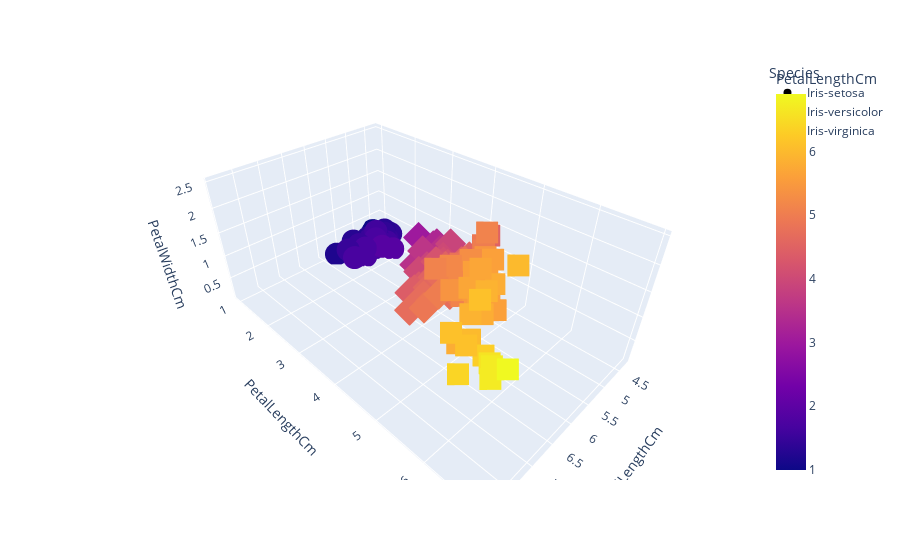

The cell this chart's notebook holds for it:
### Markdown cell above
## 3d Scatter

### Code cell
import plotly.express as px
import numpy as np
fig = px.scatter_3d(iris, 
                   x='SepalLengthCm',
                   y='PetalLengthCm',
                   z='PetalWidthCm',
                   #color='Species' # Statische
                    color='PetalLengthCm', # => range
                    symbol='Species'
                   
                   )
fig.show()

### Figure 1 — Plotly figure (JSON) as saved in the notebook; plotly's stock layout.template omitted (floating-point values rounded to 4 significant figures)
{"data": [{"hoverlabel": {"namelength": 0}, "hovertemplate": "Species=Iris-setosa<br>SepalLengthCm=%{x}<br>PetalLengthCm=%{marker.color}<br>PetalWidthCm=%{z}", "legendgroup": "Iris-setosa", "marker": {"color": [1.4, 1.3, 1.5, 1.4, 1.7, 1.4, 1.5, 1.4, 1.5, 1.5, 1.6, 1.4, 1.1, 1.2, 1.5, 1.3, 1.4, 1.7, 1.5, 1.7, 1.5, 1, 1.7, 1.9, 1.6, 1.6, 1.5, 1.4, 1.6, 1.6, 1.5, 1.5, 1.4, 1.5, 1.2, 1.3, 1.5, 1.3, 1.5, 1.3, 1.3, 1.3, 1.6, 1.9, 1.4, 1.6, 1.4, 1.5, 1.4], "coloraxis": "coloraxis", "symbol": "circle"}, "mode": "markers", "name": "Iris-setosa", "scene": "scene", "showlegend": true, "type": "scatter3d", "x": [4.9, 4.7, 4.6, 5, 5.4, 4.6, 5, 4.4, 4.9, 5.4, 4.8, 4.8, 4.3, 5.8, 5.7, 5.4, 5.1, 5.7, 5.1, 5.4, 5.1, 4.6, 5.1, 4.8, 5, 5, 5.2, 5.2, 4.7, 4.8, 5.4, 5.2, 5.5, 4.9, 5, 5.5, 4.9, 4.4, 5.1, 5, 4.5, 4.4, 5, 5.1, 4.8, 5.1, 4.6, 5.3, 5], "y": [1.4, 1.3, 1.5, 1.4, 1.7, 1.4, 1.5, 1.4, 1.5, 1.5, 1.6, 1.4, 1.1, 1.2, 1.5, 1.3, 1.4, 1.7, 1.5, 1.7, 1.5, 1, 1.7, 1.9, 1.6, 1.6, 1.5, 1.4, 1.6, 1.6, 1.5, 1.5, 1.4, 1.5, 1.2, 1.3, 1.5, 1.3, 1.5, 1.3, 1.3, 1.3, 1.6, 1.9, 1.4, 1.6, 1.4, 1.5, 1.4], "z": [0.2, 0.2, 0.2, 0.2, 0.4, 0.3, 0.2, 0.2, 0.1, 0.2, 0.2, 0.1, 0.1, 0.2, 0.4, 0.4, 0.3, 0.3, 0.3, 0.2, 0.4, 0.2, 0.5, 0.2, 0.2, 0.4, 0.2, 0.2, 0.2, 0.2, 0.4, 0.1, 0.2, 0.1, 0.2, 0.2, 0.1, 0.2, 0.2, 0.3, 0.3, 0.2, 0.6, 0.4, 0.3, 0.2, 0.2, 0.2, 0.2]}, {"hoverlabel": {"namelength": 0}, "hovertemplate": "Species=Iris-versicolor<br>SepalLengthCm=%{x}<br>PetalLengthCm=%{marker.color}<br>PetalWidthCm=%{z}", "legendgroup": "Iris-versicolor", "marker": {"color": [4.7, 4.5, 4.9, 4, 4.6, 4.5, 4.7, 3.3, 4.6, 3.9, 3.5, 4.2, 4, 4.7, 3.6, 4.4, 4.5, 4.1, 4.5, 3.9, 4.8, 4, 4.9, 4.7, 4.3, 4.4, 4.8, 5, 4.5, 3.5, 3.8, 3.7, 3.9, 5.1, 4.5, 4.5, 4.7, 4.4, 4.1, 4, 4.4, 4.6, 4, 3.3, 4.2, 4.2, 4.2, 4.3, 3, 4.1], "coloraxis": "coloraxis", "symbol": "diamond"}, "mode": "markers", "name": "Iris-versicolor", "scene": "scene", "showlegend": true, "type": "scatter3d", "x": [7, 6.4, 6.9, 5.5, 6.5, 5.7, 6.3, 4.9, 6.6, 5.2, 5, 5.9, 6, 6.1, 5.6, 6.7, 5.6, 5.8, 6.2, 5.6, 5.9, 6.1, 6.3, 6.1, 6.4, 6.6, 6.8, 6.7, 6, 5.7, 5.5, 5.5, 5.8, 6, 5.4, 6, 6.7, 6.3, 5.6, 5.5, 5.5, 6.1, 5.8, 5, 5.6, 5.7, 5.7, 6.2, 5.1, 5.7], "y": [4.7, 4.5, 4.9, 4, 4.6, 4.5, 4.7, 3.3, 4.6, 3.9, 3.5, 4.2, 4, 4.7, 3.6, 4.4, 4.5, 4.1, 4.5, 3.9, 4.8, 4, 4.9, 4.7, 4.3, 4.4, 4.8, 5, 4.5, 3.5, 3.8, 3.7, 3.9, 5.1, 4.5, 4.5, 4.7, 4.4, 4.1, 4, 4.4, 4.6, 4, 3.3, 4.2, 4.2, 4.2, 4.3, 3, 4.1], "z": [1.4, 1.5, 1.5, 1.3, 1.5, 1.3, 1.6, 1, 1.3, 1.4, 1, 1.5, 1, 1.4, 1.3, 1.4, 1.5, 1, 1.5, 1.1, 1.8, 1.3, 1.5, 1.2, 1.3, 1.4, 1.4, 1.7, 1.5, 1, 1.1, 1, 1.2, 1.6, 1.5, 1.6, 1.5, 1.3, 1.3, 1.3, 1.2, 1.4, 1.2, 1, 1.3, 1.2, 1.3, 1.3, 1.1, 1.3]}, {"hoverlabel": {"namelength": 0}, "hovertemplate": "Species=Iris-virginica<br>SepalLengthCm=%{x}<br>PetalLengthCm=%{marker.color}<br>PetalWidthCm=%{z}", "legendgroup": "Iris-virginica", "marker": {"color": [6, 5.1, 5.9, 5.6, 5.8, 6.6, 4.5, 6.3, 5.8, 6.1, 5.1, 5.3, 5.5, 5, 5.1, 5.3, 5.5, 6.7, 6.9, 5, 5.7, 4.9, 6.7, 4.9, 5.7, 6, 4.8, 4.9, 5.6, 5.8, 6.1, 6.4, 5.6, 5.1, 5.6, 6.1, 5.6, 5.5, 4.8, 5.4, 5.6, 5.1, 5.1, 5.9, 5.7, 5.2, 5, 5.2, 5.4, 5.1], "coloraxis": "coloraxis", "symbol": "square"}, "mode": "markers", "name": "Iris-virginica", "scene": "scene", "showlegend": true, "type": "scatter3d", "x": [6.3, 5.8, 7.1, 6.3, 6.5, 7.6, 4.9, 7.3, 6.7, 7.2, 6.5, 6.4, 6.8, 5.7, 5.8, 6.4, 6.5, 7.7, 7.7, 6, 6.9, 5.6, 7.7, 6.3, 6.7, 7.2, 6.2, 6.1, 6.4, 7.2, 7.4, 7.9, 6.4, 6.3, 6.1, 7.7, 6.3, 6.4, 6, 6.9, 6.7, 6.9, 5.8, 6.8, 6.7, 6.7, 6.3, 6.5, 6.2, 5.9], "y": [6, 5.1, 5.9, 5.6, 5.8, 6.6, 4.5, 6.3, 5.8, 6.1, 5.1, 5.3, 5.5, 5, 5.1, 5.3, 5.5, 6.7, 6.9, 5, 5.7, 4.9, 6.7, 4.9, 5.7, 6, 4.8, 4.9, 5.6, 5.8, 6.1, 6.4, 5.6, 5.1, 5.6, 6.1, 5.6, 5.5, 4.8, 5.4, 5.6, 5.1, 5.1, 5.9, 5.7, 5.2, 5, 5.2, 5.4, 5.1], "z": [2.5, 1.9, 2.1, 1.8, 2.2, 2.1, 1.7, 1.8, 1.8, 2.5, 2, 1.9, 2.1, 2, 2.4, 2.3, 1.8, 2.2, 2.3, 1.5, 2.3, 2, 2, 1.8, 2.1, 1.8, 1.8, 1.8, 2.1, 1.6, 1.9, 2, 2.2, 1.5, 1.4, 2.3, 2.4, 1.8, 1.8, 2.1, 2.4, 2.3, 1.9, 2.3, 2.5, 2.3, 1.9, 2, 2.3, 1.8]}], "layout": {"coloraxis": {"colorbar": {"title": {"text": "PetalLengthCm"}}, "colorscale": [[0, "#0d0887"], [0.1111, "#46039f"], [0.2222, "#7201a8"], [0.3333, "#9c179e"], [0.4444, "#bd3786"], [0.5556, "#d8576b"], [0.6667, "#ed7953"], [0.7778, "#fb9f3a"], [0.8889, "#fdca26"], [1, "#f0f921"]]}, "legend": {"title": {"text": "Species"}, "tracegroupgap": 0}, "margin": {"t": 60}, "scene": {"domain": {"x": [0, 1], "y": [0, 1]}, "xaxis": {"title": {"text": "SepalLengthCm"}}, "yaxis": {"title": {"text": "PetalLengthCm"}}, "zaxis": {"title": {"text": "PetalWidthCm"}}}}}
